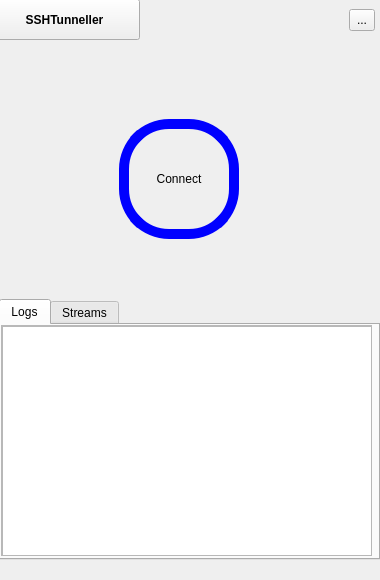
<?xml version="1.0" encoding="UTF-8"?>
<ui version="4.0">
 <class>MainWindow</class>
 <widget class="QMainWindow" name="MainWindow">
  <property name="geometry">
   <rect>
    <x>0</x>
    <y>0</y>
    <width>380</width>
    <height>580</height>
   </rect>
  </property>
  <property name="sizePolicy">
   <sizepolicy hsizetype="Fixed" vsizetype="Fixed">
    <horstretch>0</horstretch>
    <verstretch>0</verstretch>
   </sizepolicy>
  </property>
  <property name="minimumSize">
   <size>
    <width>380</width>
    <height>580</height>
   </size>
  </property>
  <property name="maximumSize">
   <size>
    <width>380</width>
    <height>580</height>
   </size>
  </property>
  <property name="windowTitle">
   <string>SSHTunneller</string>
  </property>
  <widget class="QWidget" name="centralwidget">
   <widget class="QStackedWidget" name="stackedWidget">
    <property name="geometry">
     <rect>
      <x>-1</x>
      <y>-21</y>
      <width>381</width>
      <height>581</height>
     </rect>
    </property>
    <property name="currentIndex">
     <number>0</number>
    </property>
    <widget class="QWidget" name="homepage">
     <widget class="QTabWidget" name="tabContainer">
      <property name="geometry">
       <rect>
        <x>0</x>
        <y>320</y>
        <width>381</width>
        <height>261</height>
       </rect>
      </property>
      <property name="currentIndex">
       <number>0</number>
      </property>
      <widget class="QWidget" name="tab_1">
       <property name="enabled">
        <bool>true</bool>
       </property>
       <attribute name="title">
        <string>Logs</string>
       </attribute>
       <widget class="QScrollArea" name="scrollArea">
        <property name="geometry">
         <rect>
          <x>0</x>
          <y>0</y>
          <width>371</width>
          <height>231</height>
         </rect>
        </property>
        <property name="widgetResizable">
         <bool>true</bool>
        </property>
        <widget class="QWidget" name="scrollAreaWidgetContents">
         <property name="geometry">
          <rect>
           <x>0</x>
           <y>0</y>
           <width>369</width>
           <height>229</height>
          </rect>
         </property>
         <widget class="QListWidget" name="listWidget">
          <property name="geometry">
           <rect>
            <x>0</x>
            <y>0</y>
            <width>371</width>
            <height>231</height>
           </rect>
          </property>
         </widget>
        </widget>
       </widget>
      </widget>
      <widget class="QWidget" name="tab_2">
       <attribute name="title">
        <string>Streams</string>
       </attribute>
      </widget>
     </widget>
     <widget class="QPushButton" name="icon">
      <property name="geometry">
       <rect>
        <x>-10</x>
        <y>20</y>
        <width>151</width>
        <height>41</height>
       </rect>
      </property>
      <property name="styleSheet">
       <string notr="true">font-weight:600</string>
      </property>
      <property name="text">
       <string>SSHTunneller</string>
      </property>
      <property name="autoDefault">
       <bool>false</bool>
      </property>
      <property name="default">
       <bool>false</bool>
      </property>
      <property name="flat">
       <bool>false</bool>
      </property>
     </widget>
     <widget class="QPushButton" name="connectButton">
      <property name="geometry">
       <rect>
        <x>120</x>
        <y>140</y>
        <width>120</width>
        <height>120</height>
       </rect>
      </property>
      <property name="layoutDirection">
       <enum>Qt::LayoutDirection::LeftToRight</enum>
      </property>
      <property name="autoFillBackground">
       <bool>false</bool>
      </property>
      <property name="styleSheet">
       <string notr="true">#connectButton{
border-radius: 50%;
border: 10px solid blue;
}</string>
      </property>
      <property name="text">
       <string>Connect</string>
      </property>
      <property name="flat">
       <bool>false</bool>
      </property>
     </widget>
     <widget class="QToolButton" name="settingsButton">
      <property name="geometry">
       <rect>
        <x>350</x>
        <y>30</y>
        <width>26</width>
        <height>22</height>
       </rect>
      </property>
      <property name="text">
       <string>...</string>
      </property>
     </widget>
    </widget>
    <widget class="QWidget" name="settings">
     <widget class="QPushButton" name="saveButton">
      <property name="geometry">
       <rect>
        <x>135</x>
        <y>480</y>
        <width>110</width>
        <height>40</height>
       </rect>
      </property>
      <property name="text">
       <string>Save</string>
      </property>
     </widget>
     <widget class="QPushButton" name="backButton">
      <property name="geometry">
       <rect>
        <x>20</x>
        <y>30</y>
        <width>100</width>
        <height>32</height>
       </rect>
      </property>
      <property name="text">
       <string>Back</string>
      </property>
     </widget>
     <widget class="QLabel" name="passwordLabel">
      <property name="geometry">
       <rect>
        <x>20</x>
        <y>380</y>
        <width>58</width>
        <height>16</height>
       </rect>
      </property>
      <property name="text">
       <string>Password</string>
      </property>
     </widget>
     <widget class="QPlainTextEdit" name="payloadInput">
      <property name="geometry">
       <rect>
        <x>20</x>
        <y>125</y>
        <width>336</width>
        <height>74</height>
       </rect>
      </property>
      <property name="styleSheet">
       <string notr="true">border-radius: 5px;</string>
      </property>
     </widget>
     <widget class="QLabel" name="payloadLabel">
      <property name="geometry">
       <rect>
        <x>20</x>
        <y>100</y>
        <width>47</width>
        <height>16</height>
       </rect>
      </property>
      <property name="text">
       <string>Payload</string>
      </property>
     </widget>
     <widget class="QLabel" name="hostLabel">
      <property name="geometry">
       <rect>
        <x>20</x>
        <y>210</y>
        <width>57</width>
        <height>16</height>
       </rect>
      </property>
      <property name="text">
       <string>Host:Port</string>
      </property>
     </widget>
     <widget class="QLineEdit" name="usernameInput">
      <property name="geometry">
       <rect>
        <x>20</x>
        <y>330</y>
        <width>331</width>
        <height>41</height>
       </rect>
      </property>
      <property name="styleSheet">
       <string notr="true">border-radius: 5px;</string>
      </property>
     </widget>
     <widget class="QLineEdit" name="passwordInput">
      <property name="geometry">
       <rect>
        <x>20</x>
        <y>410</y>
        <width>331</width>
        <height>41</height>
       </rect>
      </property>
      <property name="styleSheet">
       <string notr="true">border-radius: 5px;</string>
      </property>
     </widget>
     <widget class="QLabel" name="usernameLabel">
      <property name="geometry">
       <rect>
        <x>20</x>
        <y>300</y>
        <width>61</width>
        <height>16</height>
       </rect>
      </property>
      <property name="text">
       <string>Username</string>
      </property>
     </widget>
     <widget class="QLineEdit" name="hostInput">
      <property name="geometry">
       <rect>
        <x>20</x>
        <y>240</y>
        <width>331</width>
        <height>41</height>
       </rect>
      </property>
      <property name="styleSheet">
       <string notr="true">border-radius: 5px;</string>
      </property>
     </widget>
    </widget>
   </widget>
  </widget>
  <widget class="QMenuBar" name="menubar">
   <property name="geometry">
    <rect>
     <x>0</x>
     <y>0</y>
     <width>380</width>
     <height>24</height>
    </rect>
   </property>
  </widget>
 </widget>
 <resources/>
 <connections/>
</ui>
